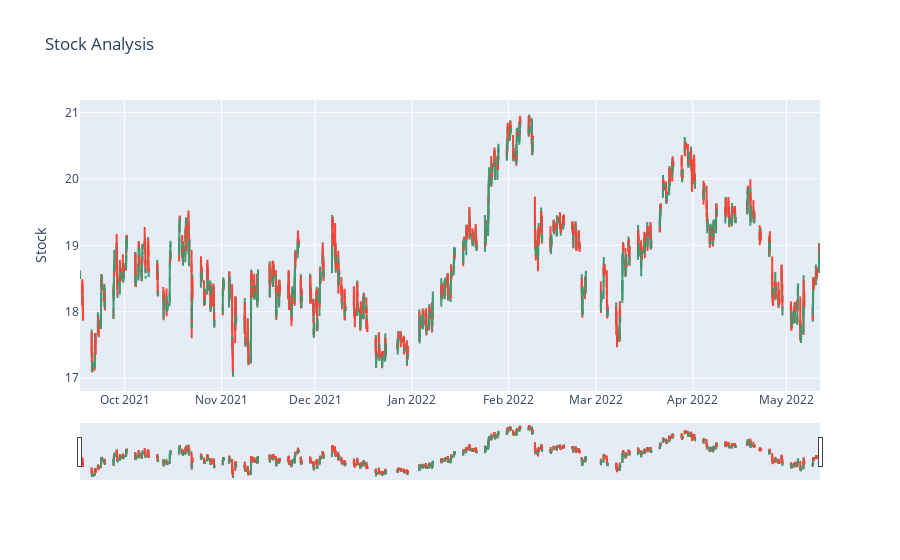

Notebook code for this chart:
### Markdown cell above
## Gráficos:

### Code cell
#-----------------------------------------------------------
#Transformando os dados em candlestick para melhorar a vizualização
#Fonte: https://python.plainenglish.io/a-simple-guide-to-plotly-for-plotting-financial-chart-54986c996682
#-----------------------------------------------------------

'''TENTAR COM UMA BASE MENOR '''
''' Talvez tenha ficado dessa maneira por ter muitos dados'''
import plotly.graph_objects as go
fig = go.Figure(go.Candlestick(x=df.index,
  open=df['open'],
  high=df['high'],
  low=df['low'],
  close=df['close']))

'''
fig.update_xaxes(
        rangeslider_visible=True,
        rangebreaks=[
            # NOTE: Below values are bound (not single values), ie. hide x to y
            dict(bounds=["sat", "mon"]),  # hide weekends, eg. hide sat to before mon
            dict(bounds=[15.5, 10], pattern="hour"),  # hide hours outside of 9.30am-4pm
            # dict(values=["2019-12-25", "2020-12-24"])  # hide holidays (Christmas and New Year's, etc)
        ]
)
'''
fig.update_layout(
        title='Stock Analysis',
        yaxis_title='Stock'
)

fig.show()

#https://stackoverflow.com/questions/63780293/python-plotly-how-to-remove-datetime-gaps-in-candle-stick-chart
#https://plotly.com/python/ohlc-charts/

### Figure 1 — Plotly figure (JSON) as saved in the notebook; plotly's stock layout.template omitted (floating-point values rounded to 4 significant figures; data arrays with more than 128 entries replaced by an {"elided": "..."} marker saying what was removed)
{"data": [{"close": {"elided": "2550 float values"}, "high": {"elided": "2550 float values"}, "low": {"elided": "2550 float values"}, "open": {"elided": "2550 float values"}, "type": "candlestick", "x": {"elided": "2550 str values"}}], "layout": {"autosize": true, "title": {"text": "Stock Analysis"}, "xaxis": {"autorange": true, "range": ["2021-09-16 16:45", "2022-05-11 17:45"], "rangeslider": {"autorange": true, "range": ["2021-09-16 16:45", "2022-05-11 17:45"], "yaxis": {"_template": null, "rangemode": "match"}}, "type": "date"}, "yaxis": {"autorange": true, "range": [16.81, 21.19], "title": {"text": "Stock"}}}}
